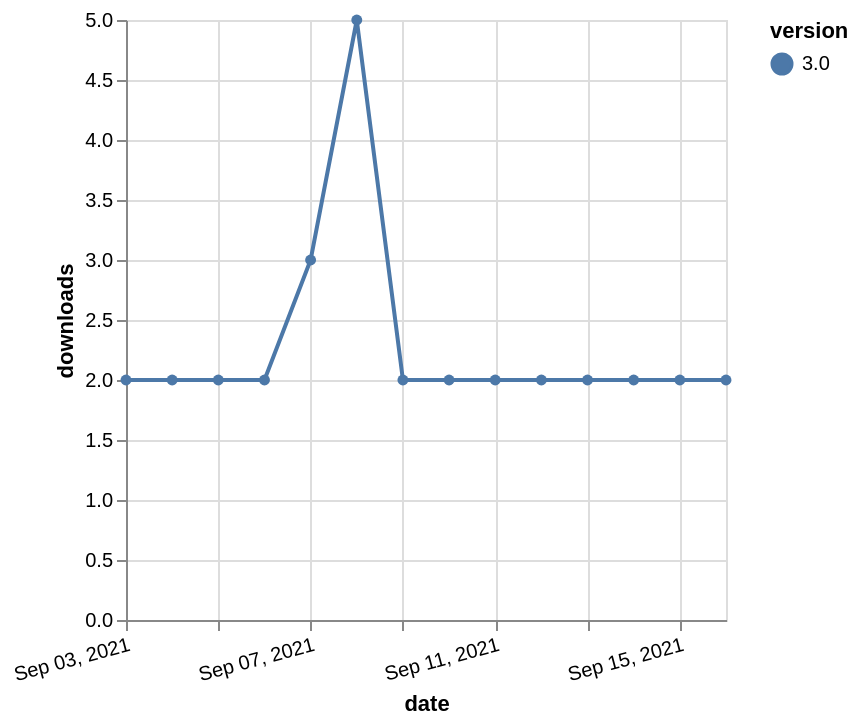

Write the Vega-Lite specification saved for this chart.
### Vega-Lite specification from a JSON file in a GitHub repository (floating-point values rounded to 4 significant figures)
{"$schema": "https://vega.github.io/schema/vega-lite/v5.json", "description": "A simple bar chart with embedded data.", "data": {"values": [{"date": "2021-09-03", "total": 2417, "delta": 2, "version": "3.0"}, {"date": "2021-09-04", "total": 2419, "delta": 2, "version": "3.0"}, {"date": "2021-09-05", "total": 2421, "delta": 2, "version": "3.0"}, {"date": "2021-09-06", "total": 2423, "delta": 2, "version": "3.0"}, {"date": "2021-09-07", "total": 2426, "delta": 3, "version": "3.0"}, {"date": "2021-09-08", "total": 2431, "delta": 5, "version": "3.0"}, {"date": "2021-09-09", "total": 2433, "delta": 2, "version": "3.0"}, {"date": "2021-09-10", "total": 2435, "delta": 2, "version": "3.0"}, {"date": "2021-09-11", "total": 2437, "delta": 2, "version": "3.0"}, {"date": "2021-09-12", "total": 2439, "delta": 2, "version": "3.0"}, {"date": "2021-09-13", "total": 2441, "delta": 2, "version": "3.0"}, {"date": "2021-09-14", "total": 2443, "delta": 2, "version": "3.0"}, {"date": "2021-09-15", "total": 2445, "delta": 2, "version": "3.0"}, {"date": "2021-09-16", "total": 2447, "delta": 2, "version": "3.0"}]}, "width": "container", "mark": {"type": "line", "point": {"filled": true}}, "encoding": {"x": {"field": "date", "type": "temporal", "timeUnit": "yearmonthdate", "title": "date", "axis": {"labelAngle": -15}}, "y": {"field": "delta", "type": "quantitative", "title": "downloads"}, "color": {"field": "version", "type": "nominal"}, "tooltip": {"field": "delta"}}}
